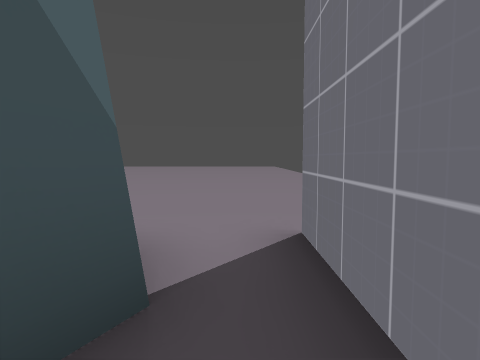
View 1 (above)

24 first-person views from a walk through a Godot game level. The camera is 1.2 m above the floor, tilts 4° down and sees 75° across. The floor is counted in squares, 2 m on a side. Each view is taken from the middle of a square. On the plan, view 1 faces up. The plan holds only what a view shows up to about 9 squares ahead; the rest is blank. The place goes on beyond the plan. Characters and animated objects are left out. Surface patterns are stand-ins for the level's own textures.

View 2
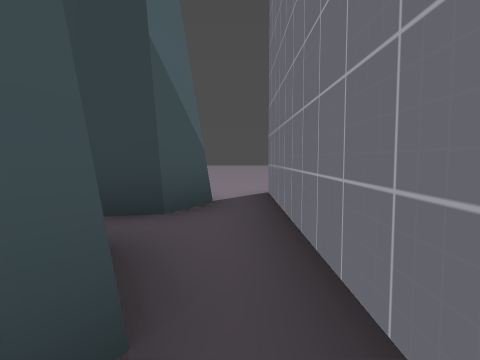

View 3
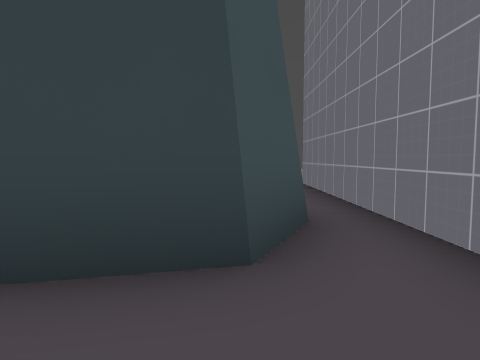

View 4
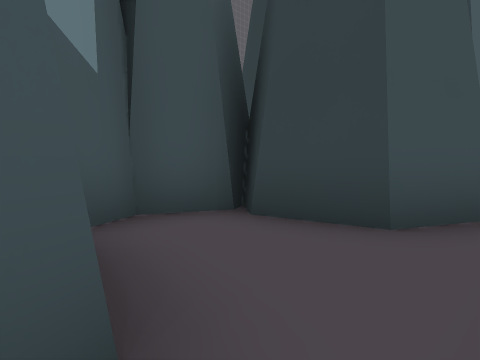

View 5
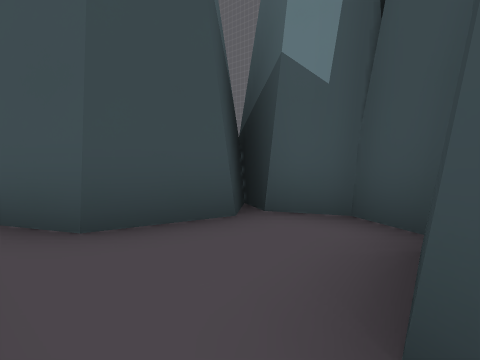

View 6
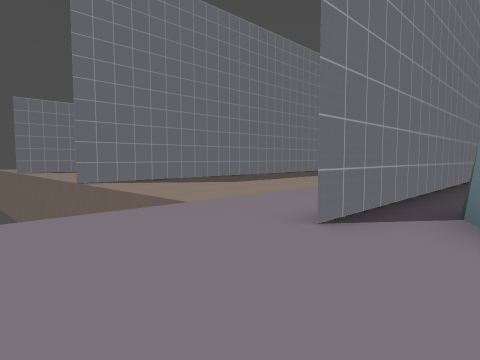

View 7
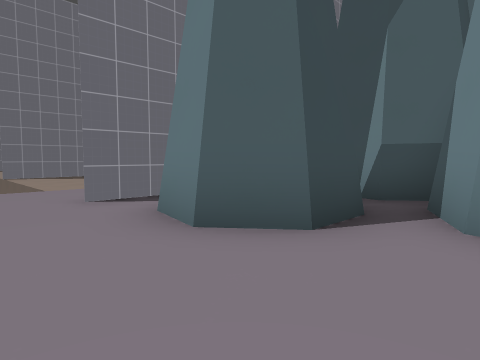

View 8
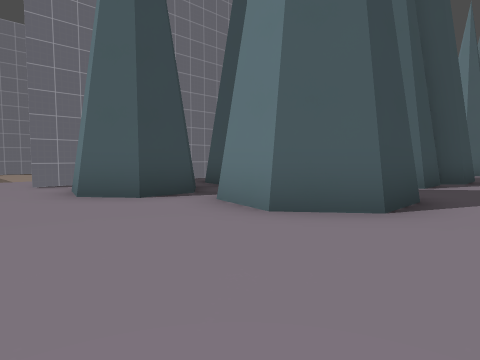

View 9
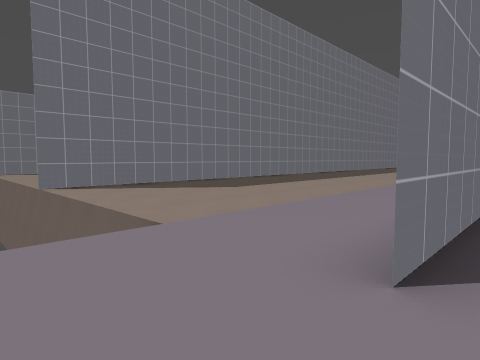

View 10
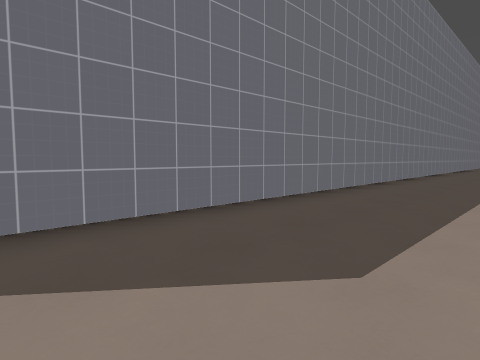

View 11
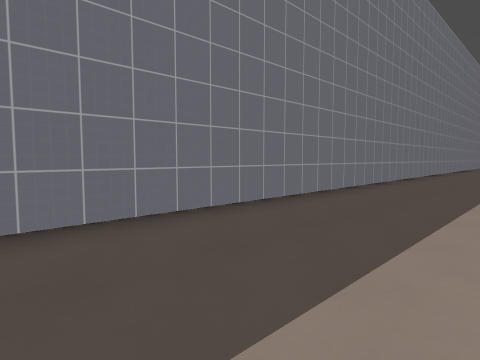

View 12
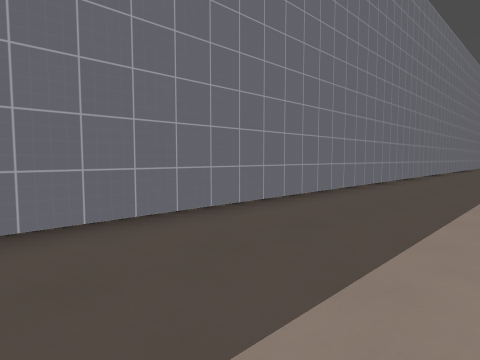

View 13
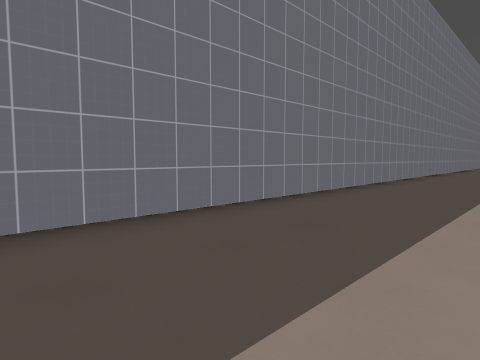

View 14
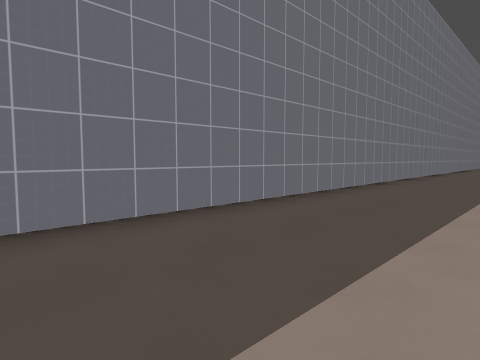

View 15
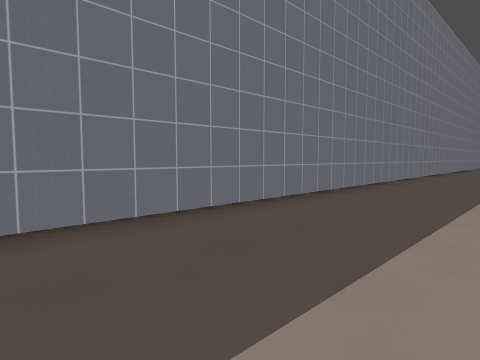

View 16
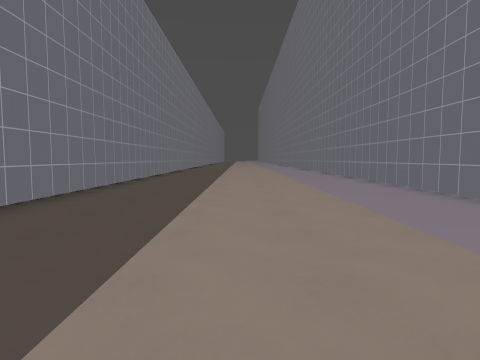

View 17
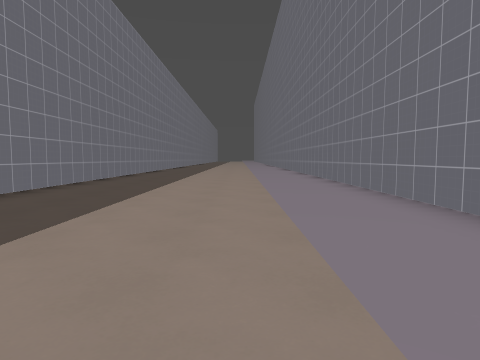

View 18
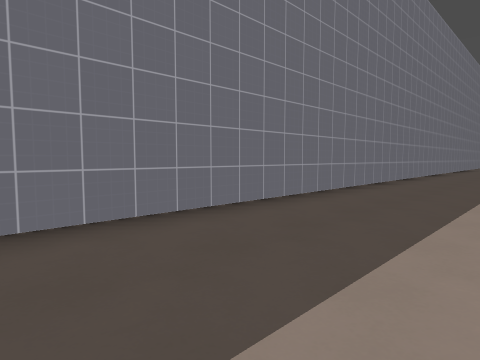

View 19
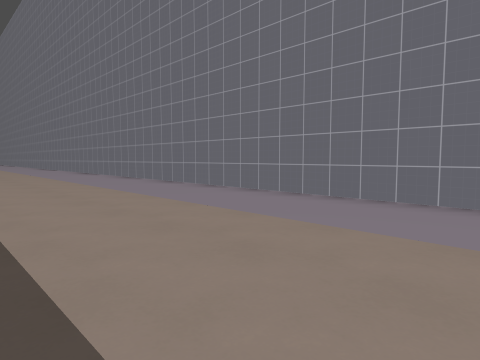

View 20
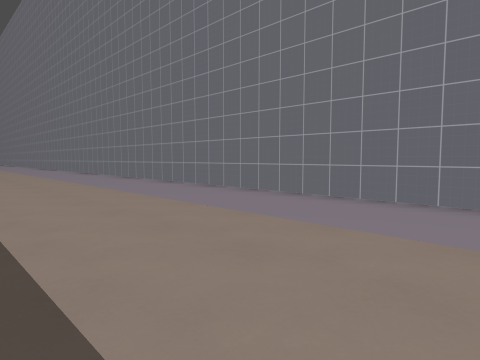

View 21
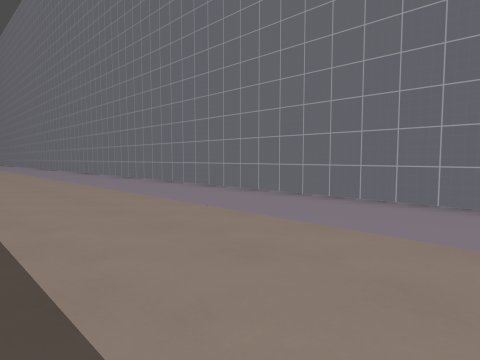

View 22
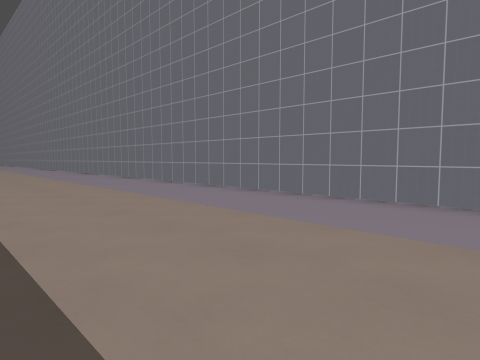

View 23
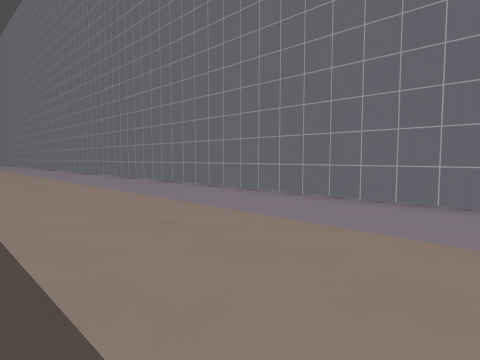

View 24
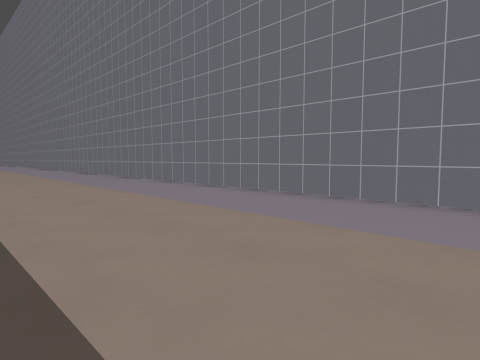

### Floor plan
Points are (right, up) in squares from view 1. A wall is a line through its corners. A room is listed if a view was taken in it or the views show most of it. See-through windows are left out.
Room 1 (views 1, 2, 3, 5)
walls: (-0.4, -2) (-1, -3.2) (-2.2, -3.5); (-2.7, -3.5) (-3.2, -4.5) (-2.7, -5.3); (0.5, -5.8) (0.5, 0.5); (-2.2, -5.4) (-0.9, -5.7); (-2.3, -0.6) (-0.9, -0.9); (-0.8, 0.4) (-1.8, 0.2) (-2.5, 0.7)
ways out: opening at (0, -6) to room 2; opening at (0, 1.5) to room 3
Room 2 (view 4)
walls: (-0.9, -5.7) (-0.4, -6.7)
ways out: opening at (0, -6) to room 1
Room 3 (views 6, 7, 8, 9)
walls: (-5.7, -6) (-5.7, -4.8); (-5.5, -5.9) (-5.5, -4.7) (-5.1, -4.3); (-5.2, -4.1) (-5.2, -2.9); (-5.7, -0.8) (-5.7, 0.5) (-4.8, 1.2) (-3.6, 0.9) (-3.1, -0.2); (-2.5, 0.7) (-2.5, 1.8) (-1.8, 2.3) (-0.8, 2.1); (0.5, 0.5) (0.5, 2.5); (-0.4, 1.3) (-0.8, 0.4)
ways out: opening at (0, 1.5) to room 1; opening at (2, 3) to room 4
Room 4 (views 10, 11, 12, 13, 14, 15, 16, 17, 18, 19, 20, 21, 22, 23, 24)
walls: (0.5, -4.5) (0.5, -40.1); (7, -40.5) (7, 2.5)
ways out: opening at (2, 3) to room 3

Where each view was taken, in squares from view 1:
view 1: 0 up, 0 right, facing up
view 2: 3 down, 0 right, facing up
view 3: 5 down, 1 left, facing up
view 4: 6 down, 0 right, facing up-left
view 5: 3 down, 0 right, facing down-left
view 6: 5 up, 1 left, facing down-right
view 7: 4 up, 4 left, facing down-right
view 8: 4 up, 7 left, facing down-right
view 9: 4 up, 0 right, facing down-right
view 10: 1 up, 4 right, facing down-right
view 11: 5 down, 4 right, facing down-right
view 12: 10 down, 4 right, facing down-right
view 13: 15 down, 4 right, facing down-right
view 14: 20 down, 4 right, facing down-right
view 15: 23 down, 4 right, facing down-right
view 16: 27 down, 4 right, facing down
view 17: 31 down, 3 right, facing down
view 18: 31 down, 4 right, facing down-right
view 19: 26 down, 5 right, facing down-left
view 20: 21 down, 5 right, facing down-left
view 21: 18 down, 5 right, facing down-left
view 22: 14 down, 5 right, facing down-left
view 23: 9 down, 5 right, facing down-left
view 24: 4 down, 5 right, facing down-left
